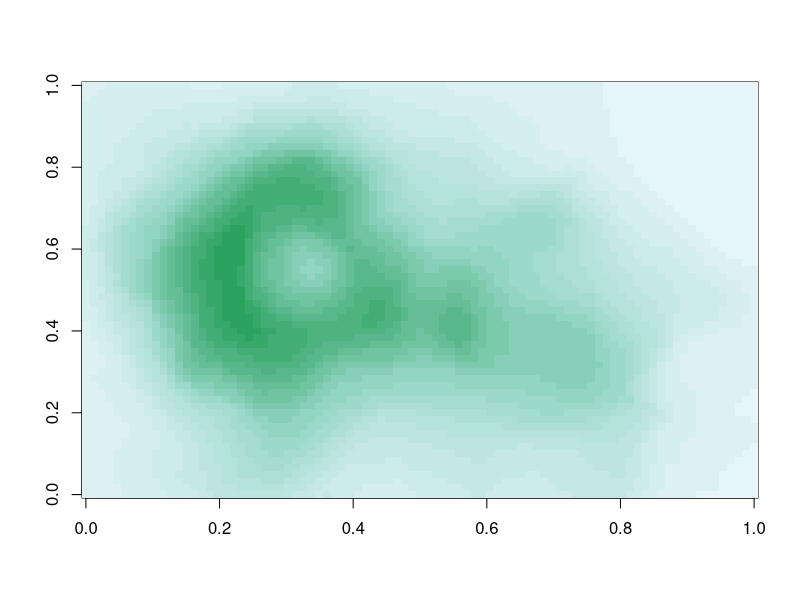
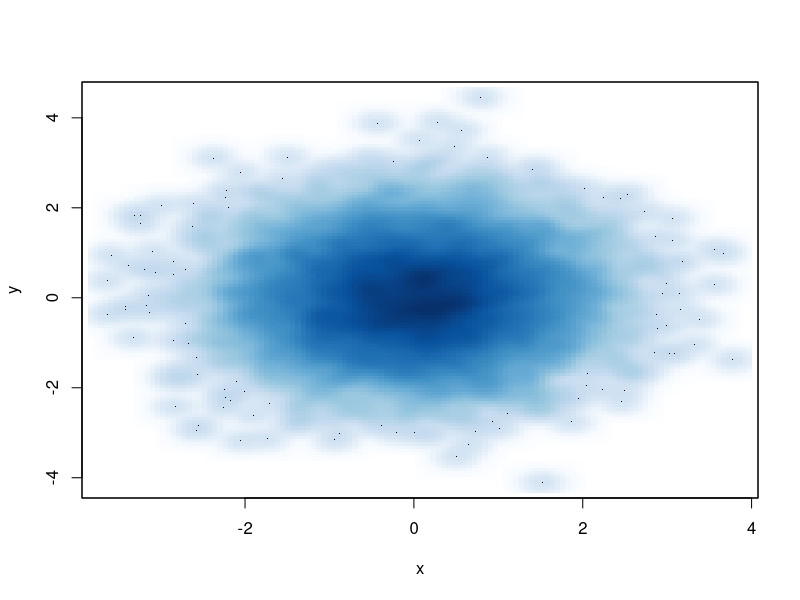
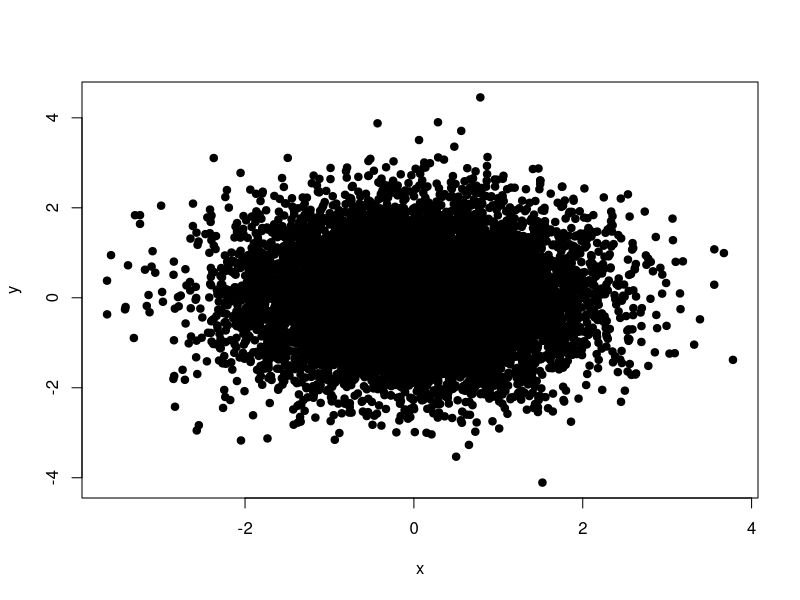
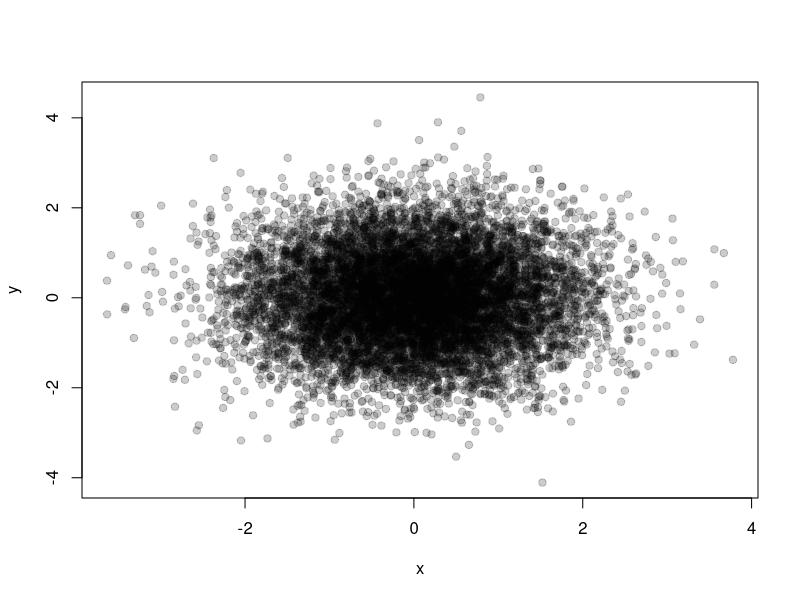

R code for these plots, in order:
#### C4W3 - L3 - Working with Color

## Plotting and Color in R
# Colors 1,2,3,4,5 are white, red, green, cyan and magenta
# heat.colors() and top.colors() are palette of colors for surfaces

## grDevices package: colorRamp(), and colorRampPalette() (create palettes)
#     - This functions take paletes of color and interpolate between them
#     - colorRamp(): values (0,1) indicating the extremes
#     - colorRampPalette(): Takes an integer arguments and interpolate 
# colors() list the names of colors to use in any plotting function

# colorRamp()
pal <- colorRamp(c("red", "blue"))
pal(0)  ## RGB (maximum for red)
pal(1)  ## RGB (maximum for blue)
pal(0.5)    ## RGB (half red half blue interpolated)

# colorRamp(): sequence of colors between red and blue
pal(seq(0,1, len=10))

# colorRampPalette()
pal <- colorRampPalette(c("red", "yellow"))
pal(2)    ## Red and yellow
pal(10)   ## Range of 10 colors between red and yellow

## RColorBrewer Package (color palettes)
# CRAN package
# Types: 
#     - Sequential(numeric ordered data) --> from light to dark
#     - Diverging(deviations from the mean) --> (dark hot, light, dark cold)
#     - Qualitative(unorder data) --> Categorical data with a color theme
# Palette info can be used with colorRamp/Palette()

install.packages("RcolorBrewer")
library(RColorBrewer)
cols <- brewer.pal(3, "BuGn")   ## number of colors for the palette and name of it
cols
pal <- colorRampPalette(cols)
image(volcano, col = pal(20))

# smoothScatter() (for a lot of points that superpose one to the other)
x <- rnorm(10000)
y <- rnorm(10000)
smoothScatter(x, y)

## Other plotting notes
# rgb() takes arguments for red, green and blue and create a colro
# alpha = (0,1) can add transparency to rgb() 
# the colorspace package can be used for a different control over colors

# Scatterplot with no transparency (you dont see density)
plot(x, y, pch = 19)

# Scatterplot with transparency (dark is high density)
plot(x, y, col = rgb(0,0,0,0.2), pch=19)

## Summary
# Careful use of colors in plots/maps can make it easier to understand
# RColorBrewer package provide color palettes sequential, categorical and diverging
# colorRamp/Palette functions can be used to interpolate between colors
# Transparency is used to clarify plots with many points
